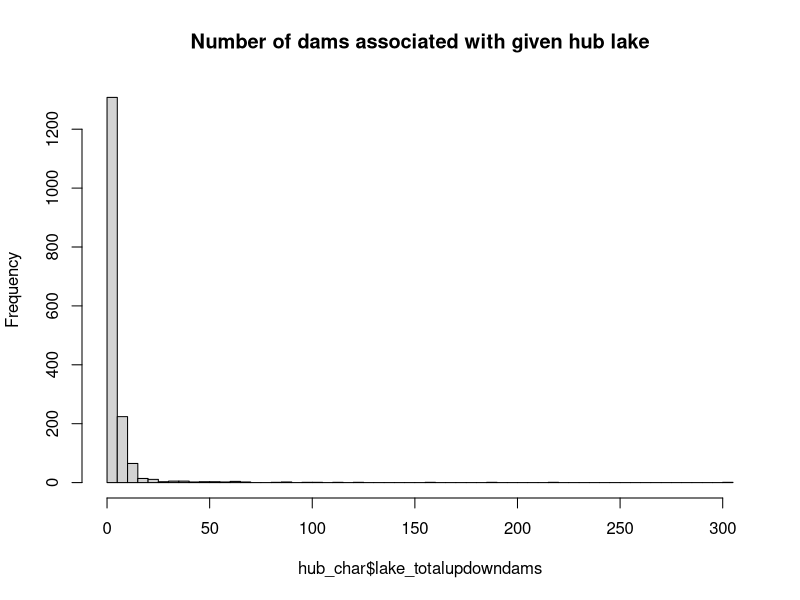
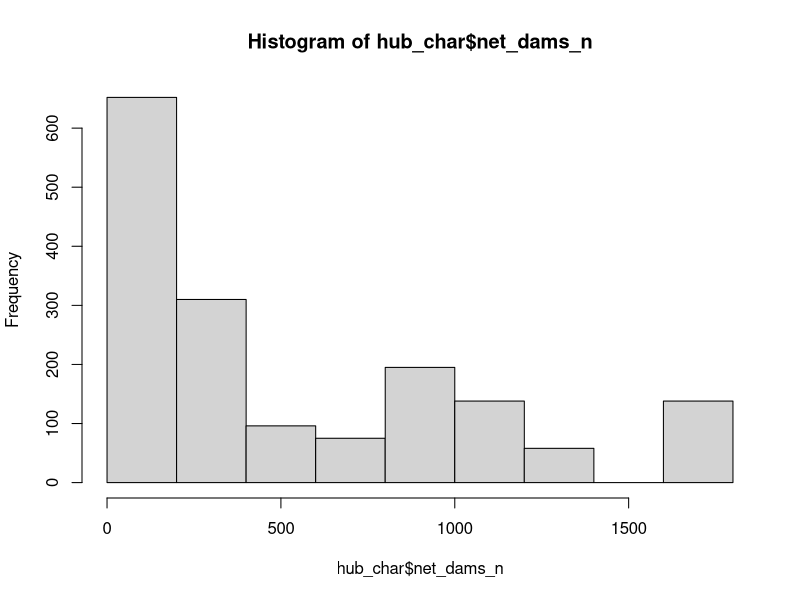

Here is the R script that generated these plots, in order:
######################## Dam data summaries ###########################################
#created: 05-NOV-2020
#updated: 12-FEB-2022
# Author: Katelyn King
################################################################################################

#### R libraries ####
library(dplyr)

#### Input data ####
#LAGOS_US_NETWORKS_v1 all lakes (King et al. 2021)
lagos_networks_all <- read.csv("Data/Networks/nets_networkmetrics_medres_dams.csv") 
#just network data
lagos_networks<-read.csv('Data/Networks/network_scale_metrics.csv') %>% 
  dplyr::select(net_id, net_lakes_n, net_dams_n)
#hub lakes 
hub_lakes<- read.csv("Data/Networks/VIP_lakes.csv")#non MS river hub lakes

################### Main program ######################

#### dams on hub lakes #### 
hub_char<-left_join(hub_lakes, lagos_networks_all)

#new columns for directly up or down dam from a hub lake 
hub_char <- hub_char %>%
  mutate(down_dam = case_when(is.na(lake_nets_nearestdamdown_km) ~ "N",   #if ~ then 
                            TRUE ~"Y"
  )) %>%
  mutate(up_dam = case_when(is.na(lake_nets_nearestdamup_km) ~ "N",   #if ~ then 
                            TRUE ~"Y"
  ))

# summary of hub_char table to see how many hub lakes have dams upstream or downstream or on the lake
hub_char$down_dam<-as.factor(hub_char$down_dam)
hub_char$up_dam<-as.factor(hub_char$up_dam)
hub_char$lake_totalupdowndams <- hub_char$lake_nets_totaldamup_n + hub_char$lake_nets_totaldamdown_n
summary(hub_char) #total dams upstream and downstream and dams on lakes 
hist(hub_char$lake_totalupdowndams, main='Number of dams associated with given hub lake',
     breaks=seq(0,305,5))

#number of dams on the network of the hub lake 
hist(hub_char$net_dams_n) #32 hub lakes have no dams in their entire network (27 unique networks)

hub_nets<-hub_char[!duplicated(paste(hub_char$net_id)),] #hub networks: 246 networks with hub lakes 

#### dams on networks with conny scores #### 
nets_with_conn<-filter(lagos_networks, net_lakes_n > 4)
net_with_no_dams<-filter(nets_with_conn, net_dams_n == 0)

